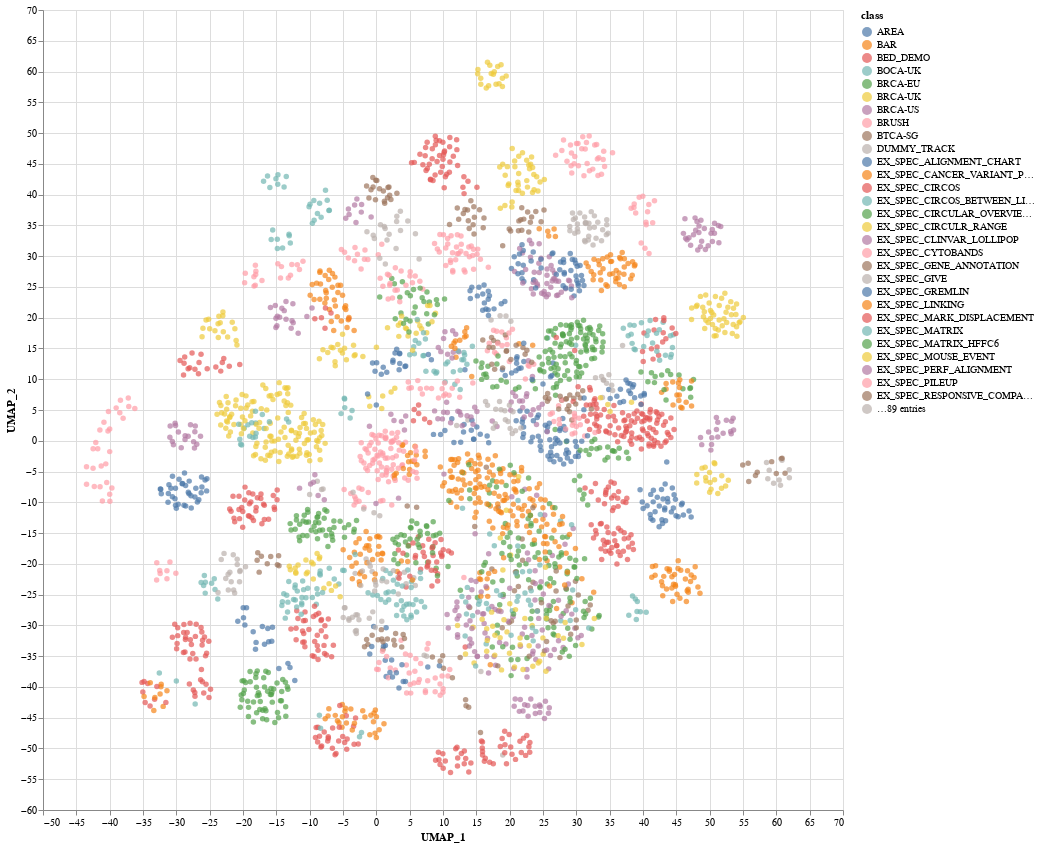

The notebook cell this image was saved under:
### Code cell
g1 = alt.Chart(df_umap_image).mark_point(filled=True).encode(
    x='UMAP_1',
    y='UMAP_2',
    color='class',
    tooltip=['class']
).properties(
    width=800,
    height=800
).interactive()

g1

### Figure 1 — Vega-Lite specification as saved in the notebook (floating-point values rounded to 4 significant figures; data arrays with more than 128 entries replaced by an {"elided": "..."} marker saying what was removed)
{"config": {"view": {"continuousWidth": 300, "continuousHeight": 300}}, "data": {"name": "data-f2b7e8f85508af16401d834343d09b2d"}, "mark": {"type": "point", "filled": true}, "encoding": {"color": {"field": "class", "type": "nominal"}, "tooltip": [{"field": "class", "type": "nominal"}], "x": {"field": "UMAP_1", "type": "quantitative"}, "y": {"field": "UMAP_2", "type": "quantitative"}}, "height": 800, "params": [{"name": "param_1", "select": {"type": "interval", "encodings": ["x", "y"]}, "bind": "scales"}], "width": 800, "$schema": "https://vega.github.io/schema/vega-lite/v5.20.1.json", "datasets": {"data-f2b7e8f85508af16401d834343d09b2d": {"elided": "3200 records"}}}
